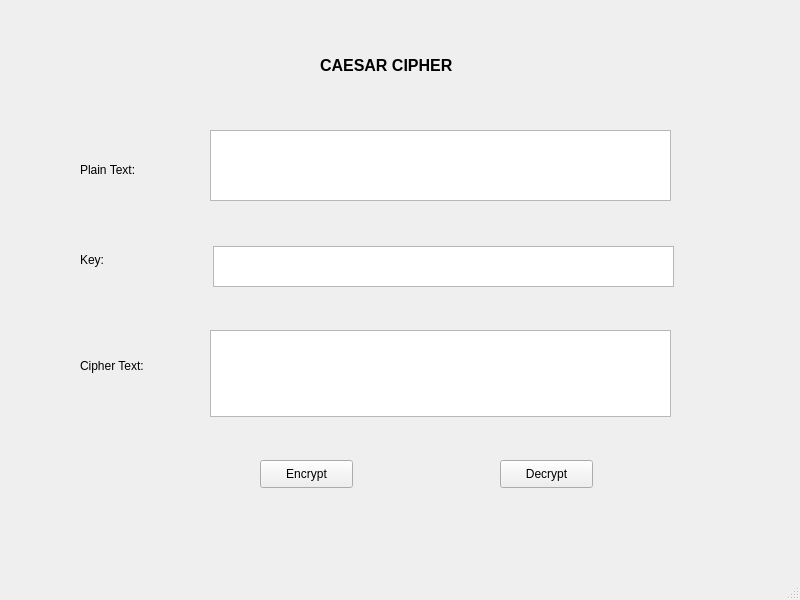
<?xml version="1.0" encoding="UTF-8"?>
<ui version="4.0">
 <class>MainWindow</class>
 <widget class="QMainWindow" name="MainWindow">
  <property name="geometry">
   <rect>
    <x>0</x>
    <y>0</y>
    <width>800</width>
    <height>600</height>
   </rect>
  </property>
  <property name="windowTitle">
   <string>MainWindow</string>
  </property>
  <widget class="QWidget" name="centralwidget">
   <widget class="QLabel" name="label">
    <property name="geometry">
     <rect>
      <x>320</x>
      <y>50</y>
      <width>201</width>
      <height>31</height>
     </rect>
    </property>
    <property name="font">
     <font>
      <weight>75</weight>
      <bold>true</bold>
     </font>
    </property>
    <property name="text">
     <string>&lt;html&gt;&lt;head/&gt;&lt;body&gt;&lt;p&gt;&lt;span style=&quot; font-size:12pt;&quot;&gt;CAESAR CIPHER&lt;/span&gt;&lt;/p&gt;&lt;/body&gt;&lt;/html&gt;</string>
    </property>
   </widget>
   <widget class="QLabel" name="label_2">
    <property name="geometry">
     <rect>
      <x>80</x>
      <y>159</y>
      <width>71</width>
      <height>21</height>
     </rect>
    </property>
    <property name="text">
     <string>Plain Text:</string>
    </property>
   </widget>
   <widget class="QLabel" name="label_3">
    <property name="geometry">
     <rect>
      <x>80</x>
      <y>250</y>
      <width>51</width>
      <height>20</height>
     </rect>
    </property>
    <property name="text">
     <string>Key:</string>
    </property>
   </widget>
   <widget class="QLabel" name="label_4">
    <property name="geometry">
     <rect>
      <x>80</x>
      <y>350</y>
      <width>81</width>
      <height>31</height>
     </rect>
    </property>
    <property name="text">
     <string>Cipher Text:</string>
    </property>
   </widget>
   <widget class="QPushButton" name="btn_decrypt">
    <property name="geometry">
     <rect>
      <x>500</x>
      <y>460</y>
      <width>93</width>
      <height>28</height>
     </rect>
    </property>
    <property name="text">
     <string>Decrypt</string>
    </property>
   </widget>
   <widget class="QPushButton" name="btn_encrypt">
    <property name="geometry">
     <rect>
      <x>260</x>
      <y>460</y>
      <width>93</width>
      <height>28</height>
     </rect>
    </property>
    <property name="text">
     <string>Encrypt</string>
    </property>
   </widget>
   <widget class="QTextEdit" name="txt_plain_text">
    <property name="geometry">
     <rect>
      <x>210</x>
      <y>130</y>
      <width>461</width>
      <height>71</height>
     </rect>
    </property>
   </widget>
   <widget class="QTextEdit" name="txt_key">
    <property name="geometry">
     <rect>
      <x>213</x>
      <y>246</y>
      <width>461</width>
      <height>41</height>
     </rect>
    </property>
   </widget>
   <widget class="QTextEdit" name="txt_cipher_text">
    <property name="geometry">
     <rect>
      <x>210</x>
      <y>330</y>
      <width>461</width>
      <height>87</height>
     </rect>
    </property>
   </widget>
  </widget>
  <widget class="QMenuBar" name="menubar">
   <property name="geometry">
    <rect>
     <x>0</x>
     <y>0</y>
     <width>800</width>
     <height>26</height>
    </rect>
   </property>
  </widget>
  <widget class="QStatusBar" name="statusbar"/>
 </widget>
 <resources/>
 <connections/>
</ui>
